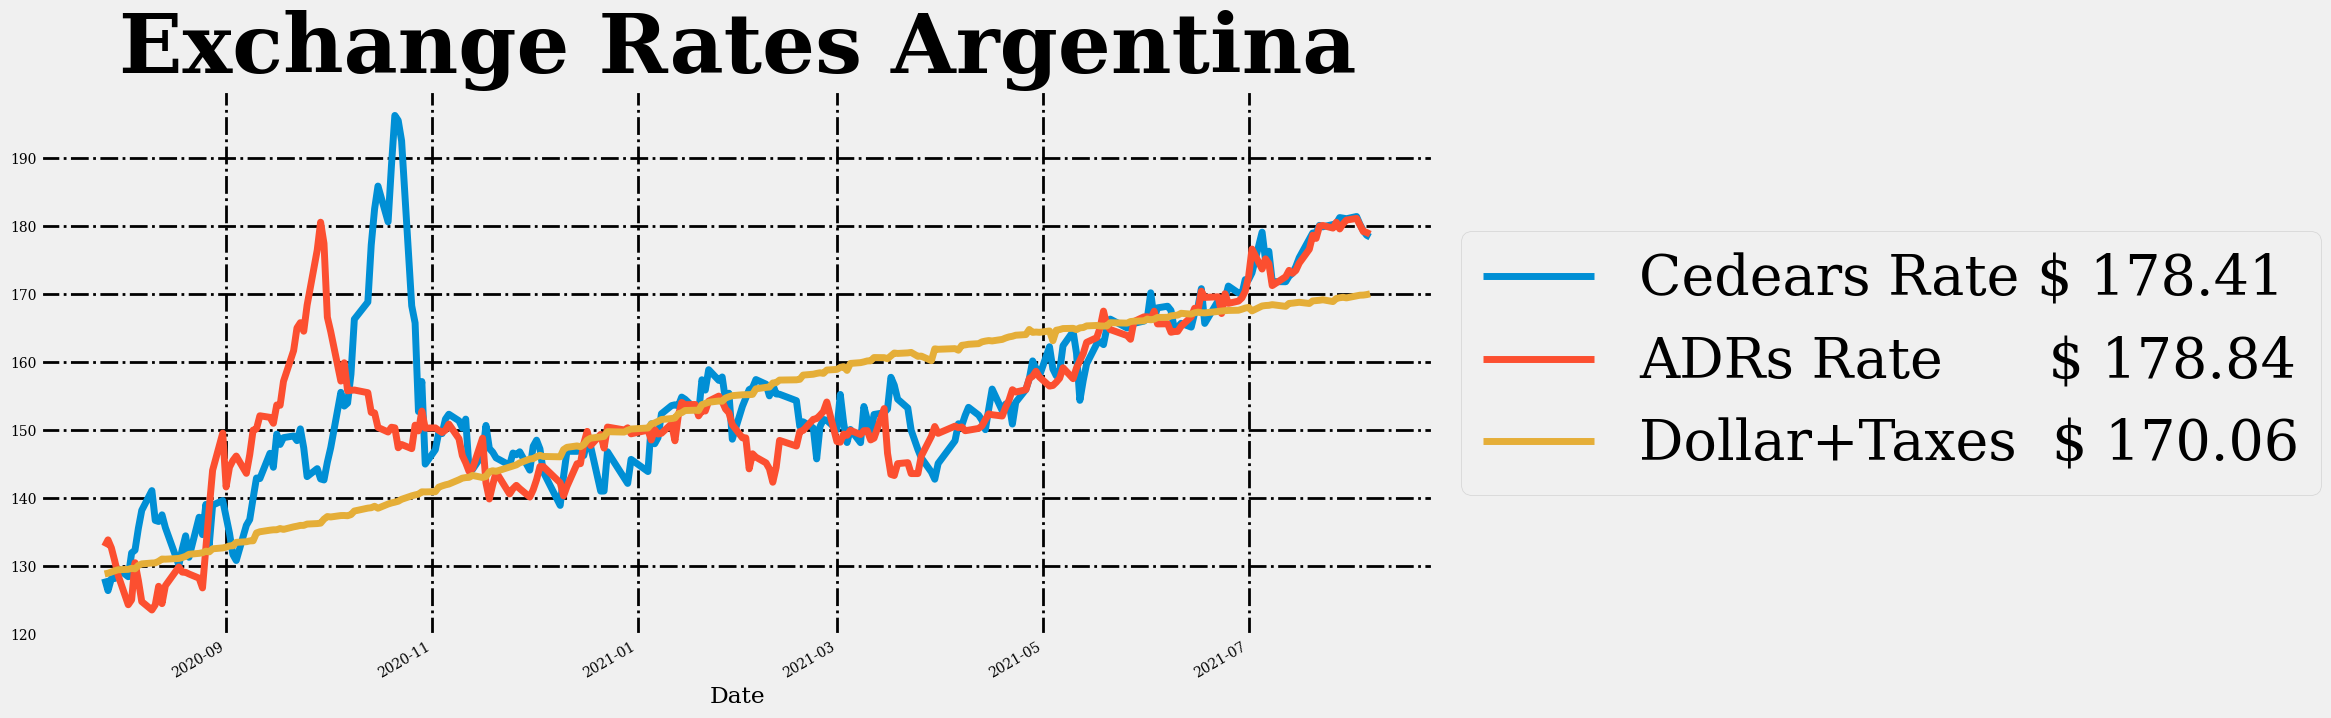

This chart was generated by the following Python code:
import yfinance as yahoo
import pandas as pd
import matplotlib.pyplot as plt
from pylab import mpl
mpl.rcParams['font.family'] = 'serif'
plt.style.use('fivethirtyeight')


time, duration = "252d", "60m"

stocks = ['AAPL.BA', 'BBD.BA', 'MELI.BA', 'KO.BA', 'INTC.BA', 'VALE.BA',
       'TSLA.BA', 'WFC.BA', 'XOM.BA', 'AMZN.BA', 'BABA.BA', 'T.BA', 'MSFT.BA',
       'GE.BA', 'WMT.BA', 'HMY.BA', 'PFE.BA', 'ERJ.BA', 'AUY.BA', 'X.BA']

#cedears = yahoo.download(stocks, period=time, interval=duration)['Adj Close'].fillna(method='ffill')
cedears = yahoo.download(stocks, period=time)['Adj Close'].fillna(method='ffill')
ratios = [10,144,1,9,1,1,1,1,5,5,60,10,2,3,15,2,5,6,3,5]

cedears = cedears * ratios  # get stocks prices according to what you have to paid

topba = [s.replace('.BA', 'BA') for s in stocks]

cedears.columns = topba

forex = [i.replace('.BA','') for i in stocks]

#df = yahoo.download(forex,period=time, interval=duration)['Adj Close'].fillna(method='ffill')
df = yahoo.download(forex,period=time)['Adj Close'].fillna(method='ffill')
mervalba = ['ARS=X', 'BMA', 'BMA.BA', 'CEPU', 'CEPU.BA', 'CRES.BA', 'CRESY', 'EDN', 'EDN.BA',
            'GGAL', 'GGAL.BA', 'IRS', 'IRSA.BA', 'LOMA', 'LOMA.BA', 'PAM', 'PAMP.BA',
            'SUPV', 'SUPV.BA', 'TECO2.BA', 'TEO', 'TGS', 'TGSU2.BA', 'YPF',
            'YPFD.BA']

#merval = yahoo.download(tickers=mervalba, period=time, interval=duration)['Adj Close'].fillna(method='ffill')
merval = yahoo.download(tickers=mervalba, period=time)['Adj Close'].fillna(method='ffill')
top = list(merval.columns)
topmerval = [t.replace('.BA', 'BA') for t in top]

merval.columns = topmerval

cable = pd.DataFrame(data=None)

cable['BMA'] = (merval.BMABA / merval.BMA) * 10
cable['CEPU'] = (merval.CEPUBA / merval.CEPU) * 10
cable['CRES'] = (merval.CRESBA / merval.CRESY) * 10
cable['EDN'] = (merval.EDNBA / merval.EDN) * 20
cable['GGAL'] = (merval.GGALBA / merval.GGAL) * 10
cable['IRSA'] = (merval.IRSABA / merval.IRS) * 10
cable['LOMA'] = (merval.LOMABA / merval.LOMA) * 5
cable['PAMP'] = (merval.PAMPBA / merval.PAM) * 25
cable['SUPV'] = (merval.SUPVBA / merval.SUPV) * 5
cable['TECO2'] = (merval.TECO2BA / merval.TEO) * 5
cable['TGSU2'] = (merval.TGSU2BA / merval.TGS) * 5
cable['YPF'] = (merval.YPFDBA / merval.YPF)

mediacable = pd.DataFrame(index=cable.index)
mediacable['CableAdrs'] = cable.T.median()

df = df.tail(len(cedears))

tc = cedears.div(df.values)
tc.columns = topba

mediaced = pd.DataFrame(index=tc.index)
mediaced['CableCedears'] = tc.T.median()

dolar = pd.DataFrame(index=merval.index)
dolar['solidario+30+35'] = merval.iloc[:, 0] * 1.30 * 1.35


mep = pd.DataFrame(mediaced.values,columns=['Cedears Rate'],index=mediaced.index)
mep['ADRs Rate'] = mediacable.tail(len(mep)).values
mep['Dollar+Taxes'] = dolar.tail(len(mep)).values

retorno = mep.copy()
mep.to_csv('Exchanges.csv')
mep = mep.rename(columns={'Cedears Rate':f'Cedears Rate $ {round(mep["Cedears Rate"].values[-1],2)}'})
mep = mep.rename(columns={'ADRs Rate':f'ADRs Rate      $ {round(mep["ADRs Rate"].values[-1],2)}'})
mep = mep.rename(columns={'Dollar+Taxes':f'Dollar+Taxes  $ {round(mep["Dollar+Taxes"].values[-1],2)}'})

retorno= retorno.rename(columns={'Cedears Rate':f'Cedears Rate % {round(retorno["Cedears Rate"].pct_change().sum()*100.0,2)}'})
retorno = retorno.rename(columns={'ADRs Rate':f'ADRs Rate      % {round(retorno["ADRs Rate"].pct_change().sum()*100.0,2)}'})
retorno = retorno.rename(columns={'Dollar+Taxes':f'Dollar+Taxes   % {round(retorno["Dollar+Taxes"].pct_change().sum()*100.0,2)}'})


fig = plt.figure(figsize=(16,8))
ax1 = fig.add_subplot(111)
mep.fillna(method='ffill').plot(ax=ax1,lw=5.,legend=True)
ax1.set_title('Exchange Rates Argentina',fontsize=60,fontweight='bold')
ax1.grid(True,color='k',linestyle='-.',linewidth=2)
ax1.legend(loc='center left', bbox_to_anchor=(1, 0.5),fontsize=40)
plt.xticks(size=10)
plt.yticks(size=10)
plt.savefig('Exchanges.png',bbox_inches='tight')

fig = plt.figure(figsize=(16,8))
ax1 = fig.add_subplot(111)
retorno.fillna(method='ffill').pct_change().cumsum().plot(ax=ax1,lw=5.,legend=True)
ax1.set_title('Exchange Rates Return Argentina',fontsize=60,fontweight='bold')
ax1.grid(True,color='k',linestyle='-.',linewidth=2)
ax1.legend(loc='center left', bbox_to_anchor=(1, 0.5),fontsize=40)
plt.xticks(size=10)
plt.yticks(size=10)
plt.savefig('ExchangesReturn.png',bbox_inches='tight', dpi=40)
